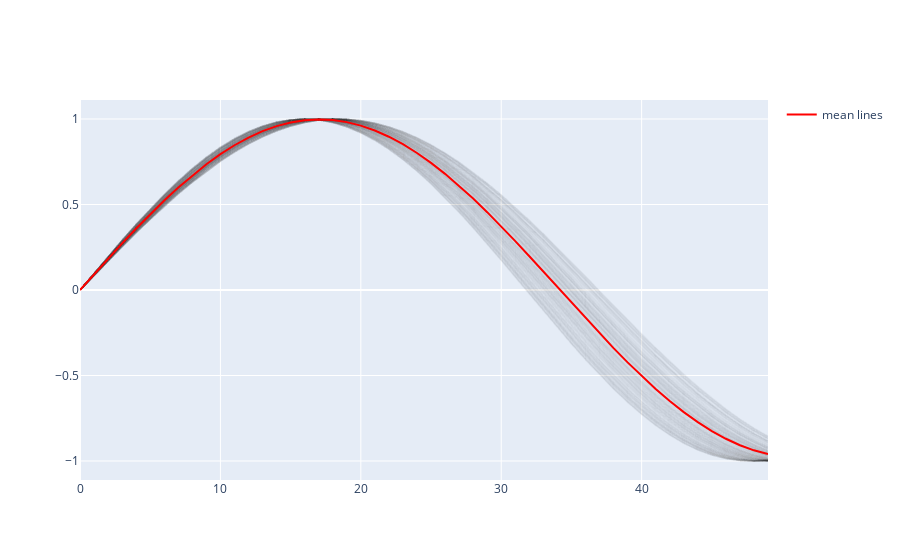

The notebook cell saved with this chart:
### Code cell
# imports
from plotly.subplots import make_subplots
import plotly.graph_objs as go
import pandas as pd
import numpy as np

# random data
np.random.seed(123)
frame_rows = 50
frame_cols = 500
frame_columns = ['V_'+str(e) for e in list(range(frame_cols+1))]
df=pd.DataFrame()

for col in frame_columns:
    df[col]=np.sin(np.arange(0,frame_rows/10, 0.1)*np.random.uniform(low=0.85, high=0.99))

# plotly figure
fig=go.Figure()
for i in range(1, frame_cols):
        #print(str(i))
        fig.add_trace(go.Scatter(x=df.index,
                                 y=df[df.columns[i]].values,
                                 showlegend=False,           # hides trace name from legend
                                 hoverinfo='skip',           # turns off hoverinfo
                                 name = None,
                                 mode = 'lines',
                                 line_color='black',
                                 opacity = 0.008
                                )
                     )

# add mean of all rows to the plot
df_mean=df.mean(axis=1).to_frame()
df_mean.columns=['mean']
# show mean
fig.add_trace(go.Scatter(x=df_mean.index, y=df_mean['mean'].values,
                          name='mean lines',
                          line_color='red',
                          line=dict(width=2),
                          mode='lines')
             )
        
fig.show()
